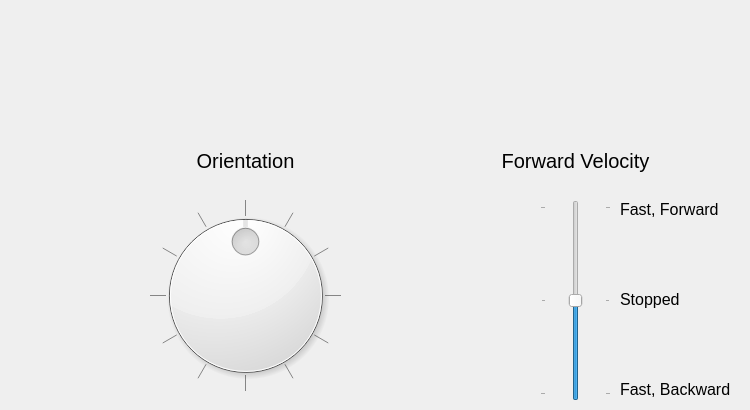
        <widget class="QWidget" name="controlTab">
         <attribute name="title">
          <string>Control Stuff</string>
         </attribute>
         <widget class="QDial" name="controlYaw">
          <property name="geometry">
           <rect>
            <x>130</x>
            <y>200</y>
            <width>231</width>
            <height>191</height>
           </rect>
          </property>
          <property name="minimum">
           <number>-180</number>
          </property>
          <property name="maximum">
           <number>180</number>
          </property>
          <property name="pageStep">
           <number>0</number>
          </property>
          <property name="value">
           <number>0</number>
          </property>
          <property name="sliderPosition">
           <number>0</number>
          </property>
          <property name="tracking">
           <bool>false</bool>
          </property>
          <property name="orientation">
           <enum>Qt::Horizontal</enum>
          </property>
          <property name="invertedAppearance">
           <bool>false</bool>
          </property>
          <property name="invertedControls">
           <bool>false</bool>
          </property>
          <property name="wrapping">
           <bool>true</bool>
          </property>
          <property name="notchTarget">
           <double>30.000000000000000</double>
          </property>
          <property name="notchesVisible">
           <bool>true</bool>
          </property>
         </widget>
         <widget class="QSlider" name="controlVelocity">
          <property name="geometry">
           <rect>
            <x>540</x>
            <y>200</y>
            <width>71</width>
            <height>201</height>
           </rect>
          </property>
          <property name="minimum">
           <number>-10</number>
          </property>
          <property name="maximum">
           <number>10</number>
          </property>
          <property name="tracking">
           <bool>false</bool>
          </property>
          <property name="orientation">
           <enum>Qt::Vertical</enum>
          </property>
          <property name="tickPosition">
           <enum>QSlider::TicksBothSides</enum>
          </property>
          <property name="tickInterval">
           <number>10</number>
          </property>
         </widget>
         <widget class="QLabel" name="label_19">
          <property name="geometry">
           <rect>
            <x>140</x>
            <y>140</y>
            <width>211</width>
            <height>41</height>
           </rect>
          </property>
          <property name="font">
           <font>
            <pointsize>15</pointsize>
           </font>
          </property>
          <property name="text">
           <string>Orientation</string>
          </property>
          <property name="alignment">
           <set>Qt::AlignCenter</set>
          </property>
         </widget>
         <widget class="QLabel" name="label_20">
          <property name="geometry">
           <rect>
            <x>480</x>
            <y>140</y>
            <width>191</width>
            <height>41</height>
           </rect>
          </property>
          <property name="font">
           <font>
            <pointsize>15</pointsize>
           </font>
          </property>
          <property name="text">
           <string>Forward Velocity</string>
          </property>
          <property name="alignment">
           <set>Qt::AlignCenter</set>
          </property>
         </widget>
         <widget class="QLabel" name="label_21">
          <property name="geometry">
           <rect>
            <x>620</x>
            <y>200</y>
            <width>111</width>
            <height>18</height>
           </rect>
          </property>
          <property name="font">
           <font>
            <pointsize>12</pointsize>
           </font>
          </property>
          <property name="text">
           <string>Fast, Forward</string>
          </property>
         </widget>
         <widget class="QLabel" name="label_22">
          <property name="geometry">
           <rect>
            <x>620</x>
            <y>380</y>
            <width>121</width>
            <height>18</height>
           </rect>
          </property>
          <property name="font">
           <font>
            <pointsize>12</pointsize>
           </font>
          </property>
          <property name="text">
           <string>Fast, Backward</string>
          </property>
         </widget>
         <widget class="QLabel" name="label_23">
          <property name="geometry">
           <rect>
            <x>620</x>
            <y>290</y>
            <width>111</width>
            <height>18</height>
           </rect>
          </property>
          <property name="font">
           <font>
            <pointsize>12</pointsize>
           </font>
          </property>
          <property name="text">
           <string>Stopped</string>
          </property>
         </widget>
        </widget>
